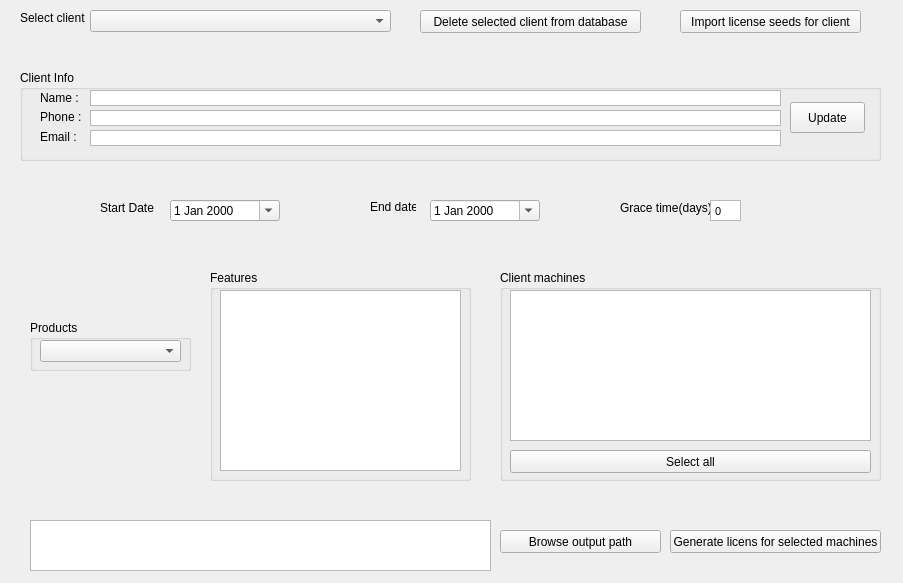
<?xml version="1.0" encoding="UTF-8"?>
<ui version="4.0">
 <class>MainWindow</class>
 <widget class="QMainWindow" name="MainWindow">
  <property name="enabled">
   <bool>true</bool>
  </property>
  <property name="geometry">
   <rect>
    <x>0</x>
    <y>0</y>
    <width>903</width>
    <height>583</height>
   </rect>
  </property>
  <property name="sizePolicy">
   <sizepolicy hsizetype="Preferred" vsizetype="Preferred">
    <horstretch>0</horstretch>
    <verstretch>0</verstretch>
   </sizepolicy>
  </property>
  <property name="minimumSize">
   <size>
    <width>0</width>
    <height>0</height>
   </size>
  </property>
  <property name="maximumSize">
   <size>
    <width>16777215</width>
    <height>16777215</height>
   </size>
  </property>
  <property name="windowTitle">
   <string>SIPIPE CC Licence Generator</string>
  </property>
  <property name="toolTip">
   <string/>
  </property>
  <widget class="QWidget" name="centralWidget">
   <widget class="QGroupBox" name="groupBox">
    <property name="geometry">
     <rect>
      <x>20</x>
      <y>70</y>
      <width>861</width>
      <height>91</height>
     </rect>
    </property>
    <property name="title">
     <string>Client Info</string>
    </property>
    <widget class="QLabel" name="le_ClientName">
     <property name="geometry">
      <rect>
       <x>20</x>
       <y>20</y>
       <width>71</width>
       <height>16</height>
      </rect>
     </property>
     <property name="text">
      <string>Name :</string>
     </property>
    </widget>
    <widget class="QLabel" name="le_ClientPhone">
     <property name="geometry">
      <rect>
       <x>20</x>
       <y>40</y>
       <width>46</width>
       <height>13</height>
      </rect>
     </property>
     <property name="text">
      <string>Phone :</string>
     </property>
    </widget>
    <widget class="QLabel" name="le_ClientEmail">
     <property name="geometry">
      <rect>
       <x>20</x>
       <y>60</y>
       <width>46</width>
       <height>13</height>
      </rect>
     </property>
     <property name="text">
      <string>Email :</string>
     </property>
    </widget>
    <widget class="QTextEdit" name="te_ClientName">
     <property name="geometry">
      <rect>
       <x>70</x>
       <y>20</y>
       <width>691</width>
       <height>16</height>
      </rect>
     </property>
     <property name="verticalScrollBarPolicy">
      <enum>Qt::ScrollBarAlwaysOff</enum>
     </property>
    </widget>
    <widget class="QTextEdit" name="te_ClientPhone">
     <property name="geometry">
      <rect>
       <x>70</x>
       <y>40</y>
       <width>691</width>
       <height>16</height>
      </rect>
     </property>
     <property name="verticalScrollBarPolicy">
      <enum>Qt::ScrollBarAlwaysOff</enum>
     </property>
    </widget>
    <widget class="QTextEdit" name="te_ClientEmail">
     <property name="geometry">
      <rect>
       <x>70</x>
       <y>60</y>
       <width>691</width>
       <height>16</height>
      </rect>
     </property>
     <property name="verticalScrollBarPolicy">
      <enum>Qt::ScrollBarAlwaysOff</enum>
     </property>
    </widget>
    <widget class="QPushButton" name="b_UpdateClient">
     <property name="geometry">
      <rect>
       <x>770</x>
       <y>32</y>
       <width>75</width>
       <height>31</height>
      </rect>
     </property>
     <property name="text">
      <string>Update</string>
     </property>
    </widget>
   </widget>
   <widget class="QLabel" name="L_EndDate">
    <property name="geometry">
     <rect>
      <x>370</x>
      <y>200</y>
      <width>46</width>
      <height>13</height>
     </rect>
    </property>
    <property name="text">
     <string>End date</string>
    </property>
   </widget>
   <widget class="QLabel" name="label_3">
    <property name="geometry">
     <rect>
      <x>620</x>
      <y>200</y>
      <width>91</width>
      <height>16</height>
     </rect>
    </property>
    <property name="text">
     <string>Grace time(days)</string>
    </property>
   </widget>
   <widget class="QTextEdit" name="t_GraceDuration">
    <property name="geometry">
     <rect>
      <x>710</x>
      <y>200</y>
      <width>31</width>
      <height>21</height>
     </rect>
    </property>
    <property name="inputMethodHints">
     <set>Qt::ImhPreferNumbers</set>
    </property>
    <property name="lineWidth">
     <number>0</number>
    </property>
    <property name="verticalScrollBarPolicy">
     <enum>Qt::ScrollBarAlwaysOff</enum>
    </property>
    <property name="horizontalScrollBarPolicy">
     <enum>Qt::ScrollBarAsNeeded</enum>
    </property>
    <property name="html">
     <string>&lt;!DOCTYPE HTML PUBLIC &quot;-//W3C//DTD HTML 4.0//EN&quot; &quot;http://www.w3.org/TR/REC-html40/strict.dtd&quot;&gt;
&lt;html&gt;&lt;head&gt;&lt;meta name=&quot;qrichtext&quot; content=&quot;1&quot; /&gt;&lt;style type=&quot;text/css&quot;&gt;
p, li { white-space: pre-wrap; }
&lt;/style&gt;&lt;/head&gt;&lt;body style=&quot; font-family:'MS Shell Dlg 2'; font-size:8.25pt; font-weight:400; font-style:normal;&quot;&gt;
&lt;p style=&quot; margin-top:0px; margin-bottom:0px; margin-left:0px; margin-right:0px; -qt-block-indent:0; text-indent:0px;&quot;&gt;&lt;span style=&quot; font-size:8pt;&quot;&gt;0&lt;/span&gt;&lt;/p&gt;&lt;/body&gt;&lt;/html&gt;</string>
    </property>
    <property name="acceptRichText">
     <bool>false</bool>
    </property>
   </widget>
   <widget class="QDateEdit" name="dt_StartDate">
    <property name="geometry">
     <rect>
      <x>170</x>
      <y>200</y>
      <width>110</width>
      <height>21</height>
     </rect>
    </property>
    <property name="calendarPopup">
     <bool>true</bool>
    </property>
   </widget>
   <widget class="QLabel" name="L_StartDate">
    <property name="geometry">
     <rect>
      <x>100</x>
      <y>200</y>
      <width>71</width>
      <height>16</height>
     </rect>
    </property>
    <property name="text">
     <string>Start Date</string>
    </property>
   </widget>
   <widget class="QDateEdit" name="dt_EndDate">
    <property name="geometry">
     <rect>
      <x>430</x>
      <y>200</y>
      <width>110</width>
      <height>21</height>
     </rect>
    </property>
    <property name="calendarPopup">
     <bool>true</bool>
    </property>
   </widget>
   <widget class="QGroupBox" name="groupBox_2">
    <property name="geometry">
     <rect>
      <x>30</x>
      <y>320</y>
      <width>161</width>
      <height>51</height>
     </rect>
    </property>
    <property name="title">
     <string>Products</string>
    </property>
    <widget class="QComboBox" name="CB_ProductIdPicker">
     <property name="geometry">
      <rect>
       <x>10</x>
       <y>20</y>
       <width>141</width>
       <height>22</height>
      </rect>
     </property>
    </widget>
   </widget>
   <widget class="QPushButton" name="b_GenerateLicense">
    <property name="geometry">
     <rect>
      <x>670</x>
      <y>530</y>
      <width>211</width>
      <height>23</height>
     </rect>
    </property>
    <property name="text">
     <string>Generate licens for selected machines</string>
    </property>
   </widget>
   <widget class="QPushButton" name="b_BrowseClientSeed">
    <property name="geometry">
     <rect>
      <x>680</x>
      <y>10</y>
      <width>181</width>
      <height>23</height>
     </rect>
    </property>
    <property name="text">
     <string>Import license seeds for client</string>
    </property>
   </widget>
   <widget class="QPushButton" name="b_DeleteClient">
    <property name="geometry">
     <rect>
      <x>420</x>
      <y>10</y>
      <width>221</width>
      <height>23</height>
     </rect>
    </property>
    <property name="text">
     <string>Delete selected client from database</string>
    </property>
   </widget>
   <widget class="QComboBox" name="cb_Clients">
    <property name="geometry">
     <rect>
      <x>90</x>
      <y>10</y>
      <width>301</width>
      <height>22</height>
     </rect>
    </property>
   </widget>
   <widget class="QLabel" name="label_6">
    <property name="geometry">
     <rect>
      <x>20</x>
      <y>10</y>
      <width>71</width>
      <height>16</height>
     </rect>
    </property>
    <property name="text">
     <string>Select client</string>
    </property>
   </widget>
   <widget class="QGroupBox" name="groupBox_3">
    <property name="geometry">
     <rect>
      <x>210</x>
      <y>270</y>
      <width>261</width>
      <height>211</height>
     </rect>
    </property>
    <property name="title">
     <string>Features</string>
    </property>
    <widget class="QListWidget" name="li_Features">
     <property name="geometry">
      <rect>
       <x>10</x>
       <y>20</y>
       <width>241</width>
       <height>181</height>
      </rect>
     </property>
     <property name="selectionMode">
      <enum>QAbstractItemView::NoSelection</enum>
     </property>
     <property name="selectionBehavior">
      <enum>QAbstractItemView::SelectRows</enum>
     </property>
    </widget>
   </widget>
   <widget class="QGroupBox" name="groupBox_4">
    <property name="geometry">
     <rect>
      <x>500</x>
      <y>270</y>
      <width>381</width>
      <height>211</height>
     </rect>
    </property>
    <property name="title">
     <string>Client machines</string>
    </property>
    <widget class="QListWidget" name="li_ClientPCs">
     <property name="geometry">
      <rect>
       <x>10</x>
       <y>20</y>
       <width>361</width>
       <height>151</height>
      </rect>
     </property>
    </widget>
    <widget class="QPushButton" name="pushButton_3">
     <property name="geometry">
      <rect>
       <x>10</x>
       <y>180</y>
       <width>361</width>
       <height>23</height>
      </rect>
     </property>
     <property name="text">
      <string>Select all</string>
     </property>
    </widget>
   </widget>
   <widget class="QTextEdit" name="te_OutputPath">
    <property name="geometry">
     <rect>
      <x>30</x>
      <y>520</y>
      <width>461</width>
      <height>51</height>
     </rect>
    </property>
    <property name="verticalScrollBarPolicy">
     <enum>Qt::ScrollBarAlwaysOff</enum>
    </property>
   </widget>
   <widget class="QPushButton" name="pushButton_4">
    <property name="geometry">
     <rect>
      <x>500</x>
      <y>530</y>
      <width>161</width>
      <height>23</height>
     </rect>
    </property>
    <property name="text">
     <string>Browse output path</string>
    </property>
   </widget>
  </widget>
 </widget>
 <layoutdefault spacing="6" margin="11"/>
 <resources/>
 <connections/>
</ui>
